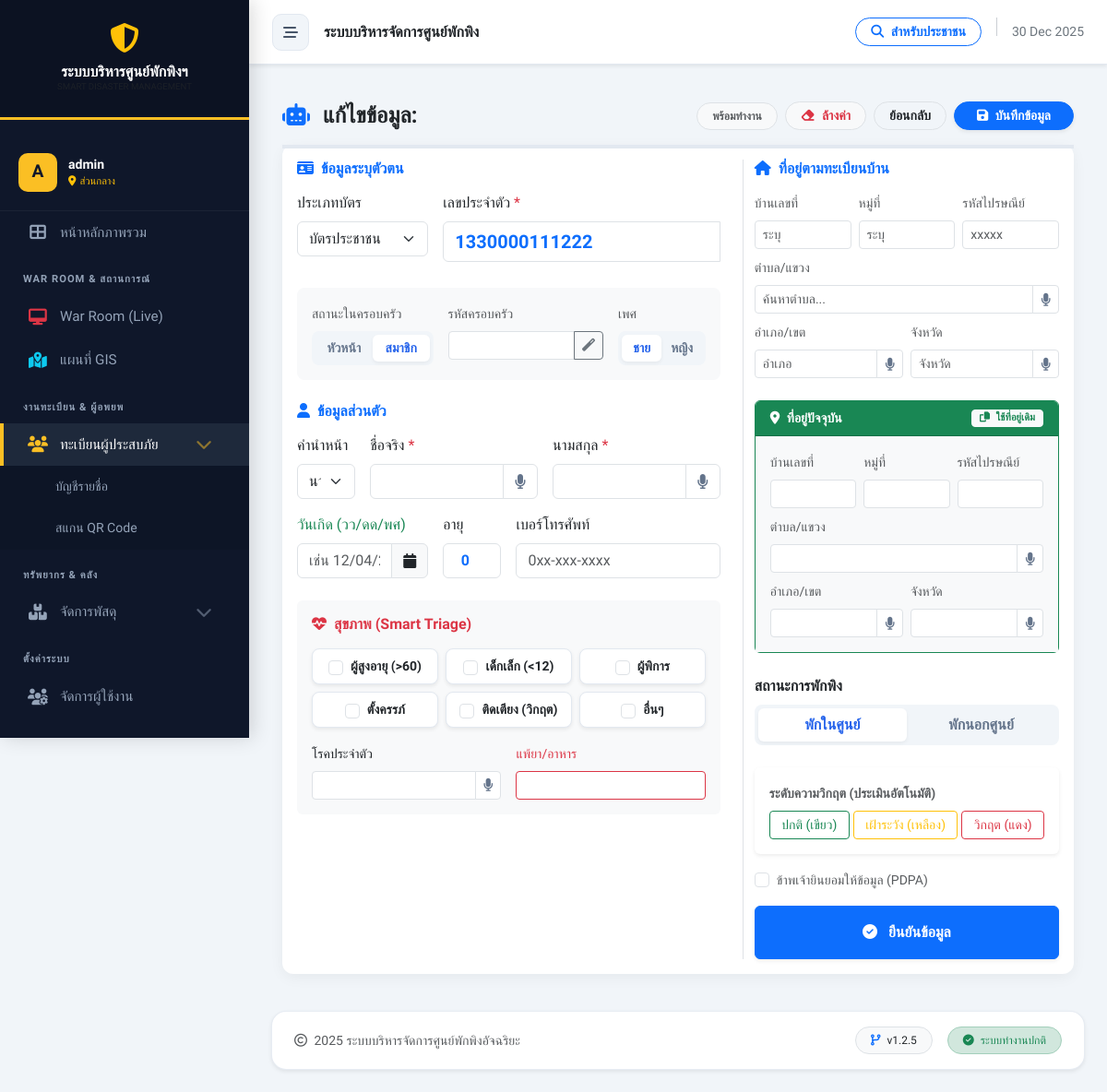
/evacuee_form.php?id=7&mode=edit (signed in), run on the app's committed database.
### tables this page shows
CREATE TABLE `evacuees` (
  `id` int(11) NOT NULL,
  `incident_id` int(11) NOT NULL,
  `shelter_id` int(11) DEFAULT NULL,
  `stay_type` enum('in_center','out_center') DEFAULT 'in_center',
  `stay_detail` text DEFAULT NULL COMMENT 'รายละเอียดที่พัก (กรณีพักนอกศูนย์)',
  `id_card` varchar(13) DEFAULT NULL COMMENT 'เลขบัตรประชาชน',
  `id_card_address` text DEFAULT NULL,
  `current_address` text DEFAULT NULL,
  `address_card` text DEFAULT NULL COMMENT 'ที่อยู่ตามบัตรประชาชน',
  `prefix` varchar(20) DEFAULT NULL,
  `first_name` varchar(100) NOT NULL,
  `last_name` varchar(100) NOT NULL,
  `phone` varchar(20) DEFAULT NULL,
  `address` text DEFAULT NULL,
  `health_status` varchar(100) DEFAULT 'Normal',
  `needs` text DEFAULT NULL,
  `gender` enum('male','female','other') DEFAULT NULL,
  `age` int(3) DEFAULT NULL,
  `health_condition` text DEFAULT NULL COMMENT 'โรคประจำตัว/ยาที่แพ้',
  `vulnerable_detail` varchar(255) DEFAULT NULL,
  `registered_by` int(11) DEFAULT NULL COMMENT 'ID เจ้าหน้าที่ที่ลงทะเบียนให้',
  `check_in_date` datetime NOT NULL DEFAULT current_timestamp(),
  `check_out_date` datetime DEFAULT NULL,
  `updated_at` datetime DEFAULT NULL ON UPDATE current_timestamp(),
  `created_at` datetime NOT NULL DEFAULT current_timestamp(),
  `triage_level` enum('green','yellow','red') DEFAULT 'green',
  `medical_condition` text DEFAULT NULL COMMENT 'อาการ/โรคประจำตัว',
  `drug_allergy` text DEFAULT NULL COMMENT 'ประวัติการแพ้ยา',
  `last_medical_check` datetime DEFAULT NULL,
  `id_card_no` varchar(20) DEFAULT NULL,
  `id_card_moo` varchar(10) DEFAULT NULL,
  `id_card_subdistrict` varchar(100) DEFAULT NULL,
  `id_card_district` varchar(100) DEFAULT NULL,
  `id_card_province` varchar(100) DEFAULT NULL,
  `id_card_zipcode` varchar(10) DEFAULT NULL,
  `current_no` varchar(20) DEFAULT NULL,
  `current_moo` varchar(10) DEFAULT NULL,
  `current_subdistrict` varchar(100) DEFAULT NULL,
  `current_district` varchar(100) DEFAULT NULL,
  `current_province` varchar(100) DEFAULT NULL,
  `current_zipcode` varchar(10) DEFAULT NULL,
  `id_type` enum('thai_id','passport','other','none') DEFAULT 'thai_id',
  `birth_date` date DEFAULT NULL,
  `religion` varchar(50) DEFAULT NULL,
  `occupation` varchar(100) DEFAULT NULL,
  `skills` text DEFAULT NULL,
  `dietary_restriction` varchar(255) DEFAULT NULL,
  `emergency_contact_name` varchar(255) DEFAULT NULL,
  `emergency_contact_phone` varchar(20) DEFAULT NULL,
  `family_code` varchar(50) DEFAULT NULL COMMENT 'รหัสกลุ่มครอบครัว',
  `is_family_head` tinyint(1) DEFAULT 0,
  `vulnerable_type` text DEFAULT NULL COMMENT 'เก็บข้อมูลแบบ comma-separated',
  `created_by` int(11) DEFAULT NULL
);

### evacuee_form.php (the view, shortened to what the rows shown need)
<?php
require_once 'config/db.php';
$id = isset($_GET['id']) ? (int)$_GET['id'] : 0;
$mode = ($id > 0) ? 'edit' : 'add';
$shelter_id_url = isset($_GET['shelter_id']) ? (int)$_GET['shelter_id'] : 0;
$data = [
    'prefix' => 'นาย', 'fname' => '', 'lname' => '', 'id_card' => '', 'id_type' => 'thai_id',
    'birth_date' => '', 'gender' => 'ชาย', 'stay_type' => 'shelter', 'stay_detail' => '',
    'age' => '', 'phone' => '', 'religion' => '', 'occupation' => '', 'family_code' => '',
    'is_family_head' => 0, 'shelter_id' => $shelter_id_url,
    'id_card_no' => '', 'id_card_moo' => '', 'id_card_subdistrict' => '', 'id_card_district' => '', 'id_card_province' => '', 'id_card_zipcode' => '',
    'current_no' => '', 'current_moo' => '', 'current_subdistrict' => '', 'current_district' => '', 'current_province' => '', 'current_zipcode' => '',
    'vulnerable_type' => '', 'health_status' => 'ปกติ', 'medical_condition' => '', 'drug_allergy' => '', 'photo_base64' => ''
];
if ($mode == 'edit') {
    $sql = "SELECT * FROM evacuees WHERE id = ?";
    $stmt = mysqli_prepare($conn, $sql);
    if ($stmt) {
        mysqli_stmt_bind_param($stmt, "i", $id);
        mysqli_stmt_execute($stmt);
        $result = mysqli_stmt_get_result($stmt);
        if ($row = mysqli_fetch_assoc($result)) {
            $data = array_merge($data, $row);
            $data['fname'] = $row['first_name'];
            $data['lname'] = $row['last_name'];
            if($data['gender'] == 'male') $data['gender'] = 'ชาย';
            if($data['stay_type'] == 'in_center') $data['stay_type'] = 'shelter';
        }
    }
}
$selected_vulnerable = explode(',', $data['vulnerable_type'] ?? '');
include 'includes/header.php';
?>
<link rel="stylesheet" href="https://cdnjs.cloudflare.com/ajax/libs/bootstrap-datepicker/1.9.0/css/bootstrap-datepicker.min.css">
<div class="container-fluid py-3 container-intel">
    <form action="evacuee_save.php" method="POST" id="evacueeForm" novalidate autocomplete="off">
        <div class="card form-card">
            <div class="card-body">
                <div class="row g-4">
                    <div class="col-lg-7 border-end pe-lg-4">
                        <div class="mb-4">
                            <div class="row g-3">
                                <div class="col-md-4">
                                    <label class="form-label">ประเภทบัตร</label>
                                    <select name="id_type" id="id_type" class="form-select" onchange="handleIdTypeChange()">
                                        <option value="thai_id" <?php echo $data['id_type'] == 'thai_id' ? 'selected' : ''; ?>>บัตรประชาชน</option>
                                    </select>
                                </div>
                                <div class="col-md-8">
                                    <div class="input-group input-wrapper">
                                        <input type="text" name="id_card" id="id_card_input" class="form-control fw-bold text-primary fs-5" value="<?php echo htmlspecialchars($data['id_card']); ?>" placeholder="x-xxxx-xxxxx-xx-x" maxlength="17">
                                    </div>
                                </div>
                            </div>
                        </div>
                        <div class="mb-4">
                            <div class="row g-3">
                                <div class="col-md-2">
                                    <label class="form-label">คำนำหน้า</label>
                                    <select name="prefix" class="form-select" onchange="smartSyncByPrefix(this.value)">
                                        <?php foreach(['นาย','นาง','นางสาว','เด็กชาย','เด็กหญิง'] as $p) echo "<option value='$p' ".($data['prefix']==$p ? 'selected':'').">$p</option>"; ?>
                                    </select>
                                </div>
                                <div class="col-md-2">
                                    <label class="form-label">อายุ</label>
                                    <input type="number" name="age" id="age_input" class="form-control text-center fw-bold text-primary" placeholder="ระบุ" value="<?php echo htmlspecialchars($data['age']); ?>" oninput="manualAgeSync()">
                                </div>
                            </div>
                        </div>
                        <div class="card bg-light border-0">
                            <div class="card-body">
                                <div class="row g-2 mb-3">
                                    <?php
                                    $v_types = [
                                        'elderly'=>['t'=>'ผู้สูงอายุ (>60)', 'l'=>'yellow'],
                                        'child'=>['t'=>'เด็กเล็ก (<12)', 'l'=>'green'],
                                        'disabled'=>['t'=>'ผู้พิการ', 'l'=>'yellow'],
                                        'pregnant'=>['t'=>'ตั้งครรภ์', 'l'=>'yellow'],
                                        'bedridden'=>['t'=>'ติดเตียง (วิกฤต)', 'l'=>'red'],
                                        'other'=>['t'=>'อื่นๆ', 'l'=>'yellow']
                                    ];
                                    foreach($v_types as $k => $info): ?>
                                    <div class="col-6 col-md-4">
                                        <label class="v-badge bg-white shadow-sm w-100">
                                            <input class="form-check-input v-checkbox me-2" type="checkbox" name="vulnerable_group[]" value="<?php echo $k; ?>" data-level="<?php echo $info['l']; ?>" onchange="handleIntelligenceHealth()" <?php echo in_array($k, $selected_vulnerable) ? 'checked' : ''; ?>>
                                            <span class="small fw-bold"><?php echo $info['t']; ?></span>
                                        </label>
                                    </div>
                                    <?php endforeach; ?>
                                </div>
                            </div>
                        </div>
                    </div>
                </div>
            </div>
        </div>
    </form>
</div>
<?php include 'includes/footer.php'; ?>

### data on the page
evacuees: id_type "บัตรประชาชน", id_card "1330000111222", prefix "นาย", age "0"

### other printed values
substr($_SESSION['username'] ?? 'U', 0, 1) "A"
$_SESSION['username'] "admin"
$user_shelter_name ?: 'ส่วนกลาง' "ส่วนกลาง"
$info['t'] "ผู้สูงอายุ (>60)"
$info['t'] "เด็กเล็ก (<12)"
$info['t'] "ผู้พิการ"
$info['t'] "ตั้งครรภ์"
$info['t'] "ติดเตียง (วิกฤต)"
$info['t'] "อื่นๆ"
